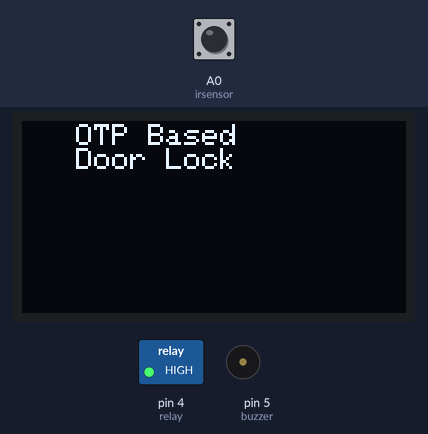
Simulated run of this sketch. Board: Arduino Uno, built with avr-gcc and run on an emulated ATmega328P. On the bench: 128×64 one-colour display, switched loads named in the sketch (green lamp = pin HIGH), buzzer (waves = sounding, pin HIGH). The inputs (shaded band) are chosen by the test bench; at power-on: A0 (irsensor) HIGH. Random numbers use the default seed unless the sketch sets one; the modem accepts every AT command (registered, SIM ready, sends succeed) and sends nothing else; what the sketch prints to the serial monitor is not drawn.

Above: at 3.7 s.
3.8 s: A0 (irsensor) pulsed LOW 5 times (0.12 s each, 0.3 s apart)
At 5.8 s:
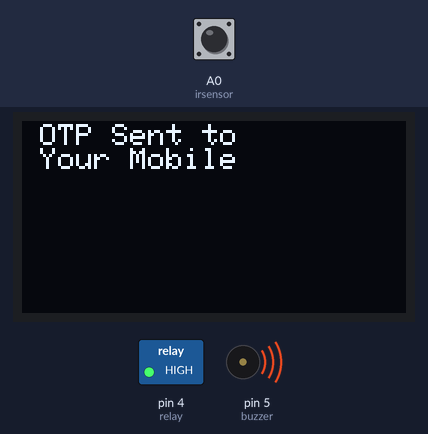
At 12.73 s:
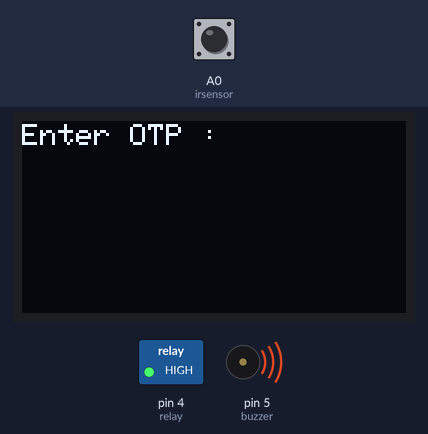
Timing chart, 0 to 12.8 s (numbered marks = the images above; inputs shaded):
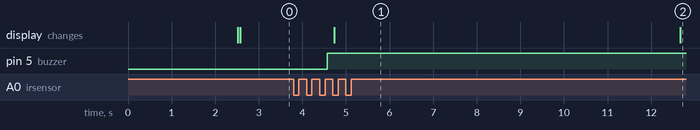

Measured:
- after the input at 3.8 s, the display: changes after 0.93 s (image 1)

The sketch:

door.ino
```cpp
#include <SoftwareSerial.h>
#include <Wire.h>
#include <Adafruit_GFX.h>
#include <Adafruit_SSD1306.h>
#include <Keypad.h>

#define SCREEN_WIDTH 128
#define SCREEN_HEIGHT 64

Adafruit_SSD1306 display(-1);


#define relay 4
#define red 16
#define green 15

const byte ROWS = 4;
const byte COLS = 4;
char hexaKeys[ROWS][COLS] = {
  {'1', '2', '3', 'A'},
  {'4', '5', '6', 'B'},
  {'7', '8', '9', 'C'},
  {'*', '0', '#', 'D'}
};
byte rowPins[ROWS] = {13, 12, 11, 10};
byte colPins[COLS] = {9, 8, 7, 6};
Keypad customKeypad = Keypad( makeKeymap(hexaKeys), rowPins, colPins, ROWS, COLS);

//oled display


SoftwareSerial sim800l(2, 3);
int irsensor = A0;
int buzzer = 5;
int otp;
String otpstring = "";
int i = 0;
void setup()
{

  pinMode(irsensor, INPUT_PULLUP);
  pinMode(buzzer, OUTPUT);

  sim800l.begin(9600);
  Serial.begin(115200);

  sim800l.println("AT");
  updateSerial();
  pinMode(4, OUTPUT);

  digitalWrite(4, HIGH);
  delay(500);
  sim800l.println("AT+CSQ");
  updateSerial();
  delay(1000);

}
void updateSerial()
{
  delay(500);
  while (Serial.available()) {
    sim800l.write(Serial.read());
  }
  while (sim800l.available()) {
    Serial.write(sim800l.read());
  }
}
void loop()
{
  display.begin(SSD1306_SWITCHCAPVCC, 0x3C);
  //...............................
  display.clearDisplay();
  display.setTextSize(1);
  display.setTextColor(WHITE);
  display.setCursor(0, 1);
  //display.setCursor(0, 0);

  display.println("   OTP Based");
  //display.setCursor(0, 0);
  display.println("   Door Lock");
  display.display();
  delay(2000);
  //.............................................
  if(digitalRead(irsensor) == 1)
  {
    digitalWrite(buzzer, HIGH);
    delay(50);
    }

  if(digitalRead(irsensor) == 0)
  {
    digitalWrite(buzzer, LOW);
  }
  delay(10);

  if (digitalRead(irsensor) == HIGH)
  {
    otp = random(2000, 9999);
    otpstring = String(otp);
    Serial.println(otpstring);
    while (digitalRead(irsensor) == HIGH) {}

    display.clearDisplay();
    display.setTextSize(1);
    display.setTextColor(WHITE);

    display.setCursor(0, 1);

    display.println(" OTP Sent to");
    //display.setCursor(0, 1);
    display.println(" Your Mobile");
    display.display();
    delay(5000);

    Serial.print("OTP is ");
    delay(100);
    Serial.println(otpstring);
    delay(100);
    SendSMS();
    display.clearDisplay();
    display.setTextSize(1);
    display.setTextColor(WHITE);
    display.setCursor(0, 1);
    display.println("Enter OTP :");
    display.display();
    delay(2000);
    getotp();
  }

}

void getotp() {

  String y = "";
  int a = y.length();
  while (a < 4)
  {
    char customKey = customKeypad.getKey();
    if (customKey) {
      display.setCursor(0, 1);
      y = y + customKey;
      display.print(y);
      a = y.length();
    }
  }
  Serial.print("Entered OTP is ");
  Serial.println(y);
  if (otpstring == y)
  {
    display.clearDisplay();
    display.setTextSize(1);
    display.setTextColor(WHITE);
    display.setCursor(0, 1);
    display.println("Access Granted");
    //display.setCursor(0, 1);

    display.println("Door Opening");
    digitalWrite(relay, HIGH);
    display.display();
    delay(2000);

    delay(5000);
    digitalWrite(relay, LOW);

  }
  else
  {
    display.clearDisplay();
    display.setTextSize(1);
    display.setTextColor(WHITE);
    display.setCursor(0, 1);
    //display.setCursor(0, 0);
    display.println("Access Failed");
    //display.setCursor(0, 1);
    display.println("Try Again !!!");
    delay(3000);
    display.display();
    delay(2000);
  }


}
void SendSMS()
{
  Serial.println("Sending SMS...");
  sim800l.print("AT+CMGF=1\r");
  delay(100);
  sim800l.print ("AT+CSMP=17,167,0,0\r");
  delay(500);
  sim800l.print("AT+CMGS=\"+91xxxxxxxx\"\r");
  delay(500);
  sim800l.print("Your OTP is " + otpstring + " Just Type OTP And Unlock The Door");
  delay(500);
  sim800l.print((char)26);
  delay(500);
  sim800l.println();
  Serial.println("Text Sent.");
  delay(500);

}
```
